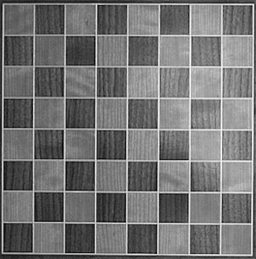
%> input picture P2/images/chessboard03.png, 256 x 259 px
$ octave lab2.m   (GNU Octave 9; MATLAB toolbox functions it lacks are replaced by stand-ins)
%> lines starting %> are read from the running program, lines starting %| are printed output that depends on the picture; in (x1, y1, x2, y2) boxes, pixels count from 0 and x2, y2 are one past the last pixel; in counts of white or black regions, pixels touching at a corner belong together; the program's own positions count from 1
clear; clc; close all;

im = imread('images/chessboard03.png');
%> im is the input picture: size 259x256 uint8; min 6, max 253, mean 115.4
im_orig = im;

if size(im,3)>1
    im=rgb2gray(im);
end % Derivative masks

dx = [  -1 0 1;
        -1 0 1;
        -1 0 1];
dy = dx';

% Image derivatives
Ix = conv2(double(im), dx, 'same');
Iy = conv2(double(im), dy, 'same');
sigma=2;

% Generate Gaussian filter of size 9x9 and std. dev. sigma.
g = fspecial('gaussian',9, sigma);

% Smoothed squared image derivatives
Ix2 = conv2(Ix.^2, g, 'same');
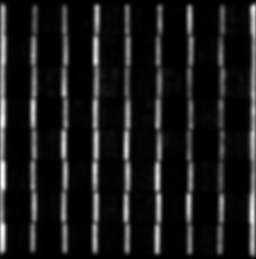
%> Ix2: size 259x256 double; min 11.75, max 126725.8, mean 13840.6; drawn with min black and max white
Iy2 = conv2(Iy.^2, g, 'same');
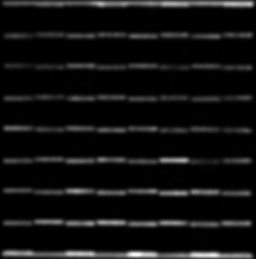
%> Iy2: size 259x256 double; min 13.83, max 131793.5, mean 8636.4; drawn with min black and max white
Ixy = conv2(Ix.*Iy, g, 'same');
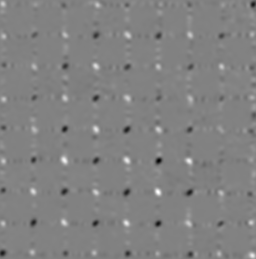
%> Ixy: size 259x256 double; min -10589.9, max 10186.8, mean 10.4; drawn with min black and max white

figure(1);
subplot(1,3,1), imshow(im);
subplot(1,3,2), imshow(Iy);
%> after `imshow(Iy)`:
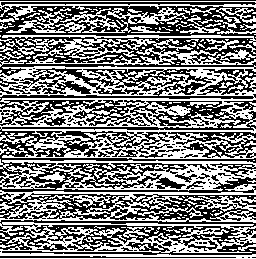
%> displayed picture: size 259x256, on the screen's scale of 0 to 255; 49.1% white in thin lines or dots
subplot(1,3,3), imshow(Iy);

[M, N] = size(im);
%> M = 259; N = 256
MN = M*N;
%> MN = 66304

%
im = im(:);
Ix2 = Ix2(:);
Iy2 = Iy2(:);
Ixy = Ixy(:);

figure(2);

%% Part 1
% Modify the code above to compute a matrix E which contains
% for every point the value of the smaller eigenvalue of M.
E = zeros(MN,1);
tic
for i=1:length(im)
    E(i) = min( eig( [Ix2(i) Ixy(i); Ixy(i) Iy2(i)] ) );
end
toc

% Once computed, display this matrix by means of:
subplot(2,2,1), imshow( mat2gray( reshape(E,M,N) ) )

%% Part 2
% Modify the code above to compute a matrix R which contains
% for every point the result of Equation (3). What is the difference
% with respect to E?
% \$R = det(M)- k\dottr(M)^2\$

k = 0.04;

tic
detM = Ix2 .* Iy2 - 2.*Ixy.*Ixy;
trcM2 = Ix2 + Iy2;
trcM2 = trcM2 .* trcM2;

R = detM - k.*trcM2;
toc

% Once computed, display this matrix by means of:
subplot(2,2,2), imshow( mat2gray( reshape(R,M,N) ) )
%> after `imshow( mat2gray( reshape(R,M,N) ) )`:
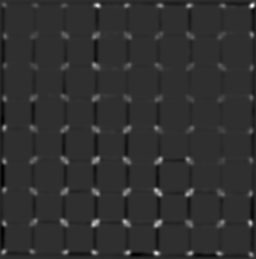
%> displayed picture: size 259x256, on the screen's scale of 0 to 255; min 0, max 255, mean 48

%% Part 3
% Select for E and R the 81 most salient points. Is this the result
% you expected?
% Hint for part 3: Build a structure named features with 2 fields
% to store the x coordinate (p_x) and the y coordinate (p_y) of the
% 81 points with the highest the cornerness value given by E or R.
% Then, display the corners by means of:
MAXPTS = 81;
[~, ixE] = sort(E);

maxE = zeros(MN,1);
maxE( ixE(end-MAXPTS+1:end) ) = 1;


subplot(2,2,3), imshow(im_orig); hold on;
plot( ixE(end-MAXPTS+1:end) , 'r+')

[~, ixR] = sort(R);

maxR = zeros(MN,1);
maxR( ixR(end-MAXPTS+1:end) ) = 1;
subplot(2,2,4), imshow( mat2gray( reshape(maxR,M,N) ) )
%> after `imshow( mat2gray( reshape(maxR,M,N) ) )`:
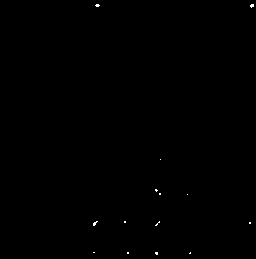
%> displayed picture: size 259x256, on the screen's scale of 0 to 255; 0.12% white in thin lines or dots, all inside (x1, y1, x2, y2) = (93, 4, 254, 255)
%> after `imshow( mat2gray( reshape(maxR,M,N) ) )`:
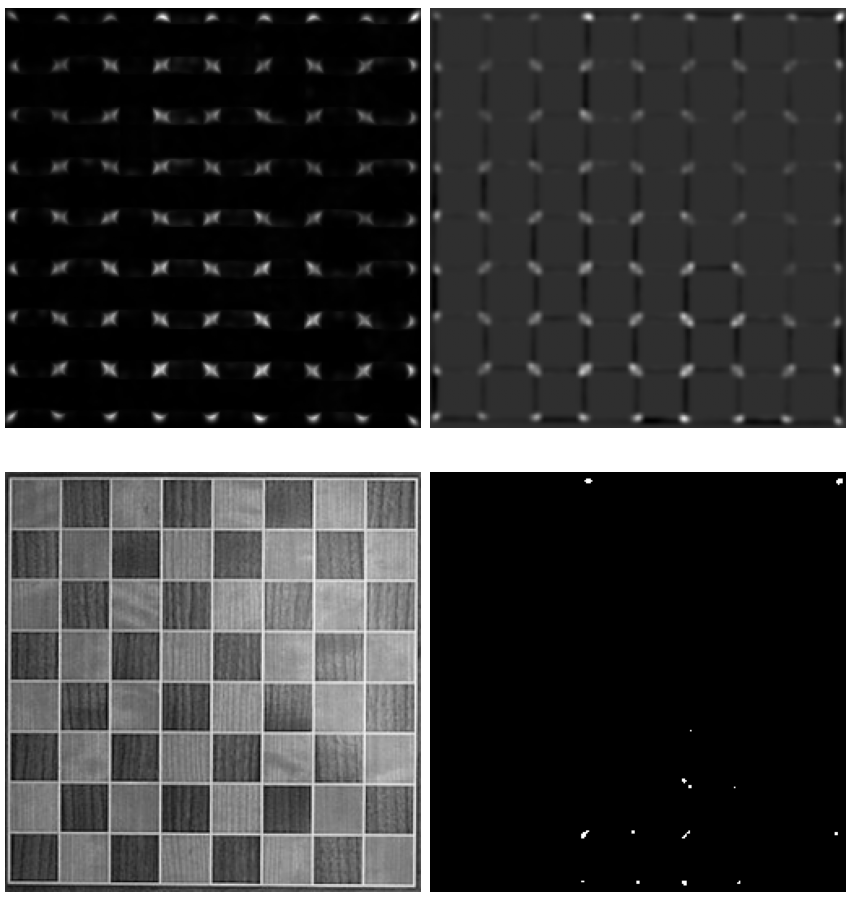
%> figure redrawn from the program's plot data, 4 panels

%% Part 4
% Build a function to carry out non-maximal suppression for E and R.
% Again, the 81 most salient points using a non-maximal suppression
% of 11×11 pixels. Is this result better than that ofnl Part 3?
funmin = @(x) min(x(:))

$ run again, with P2/images/chessboard05.png copied over P2/images/chessboard03.png
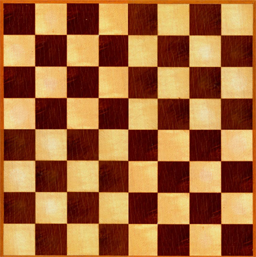
%> input picture P2/images/chessboard05.png, 256 x 257 px
%> im is the input picture: size 257x256x3 uint8; mean R, G, B 162.1, 102.2, 57.3
%> im: size 257x256 uint8
%> `imshow(Iy)`:
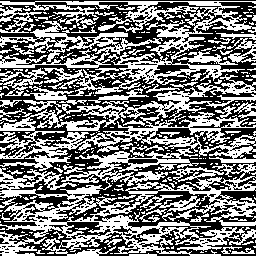
%> displayed picture: size 257x256, on the screen's scale of 0 to 255; 48.2% white; 366 white regions (304 under 20 px), largest, box (x1, y1, x2, y2) and area: (0, 148, 256, 257) 10923, (0, 74, 256, 171) 6894, (0, 1, 256, 96) 5372
%> `imshow( mat2gray( reshape(maxR,M,N) ) )`:
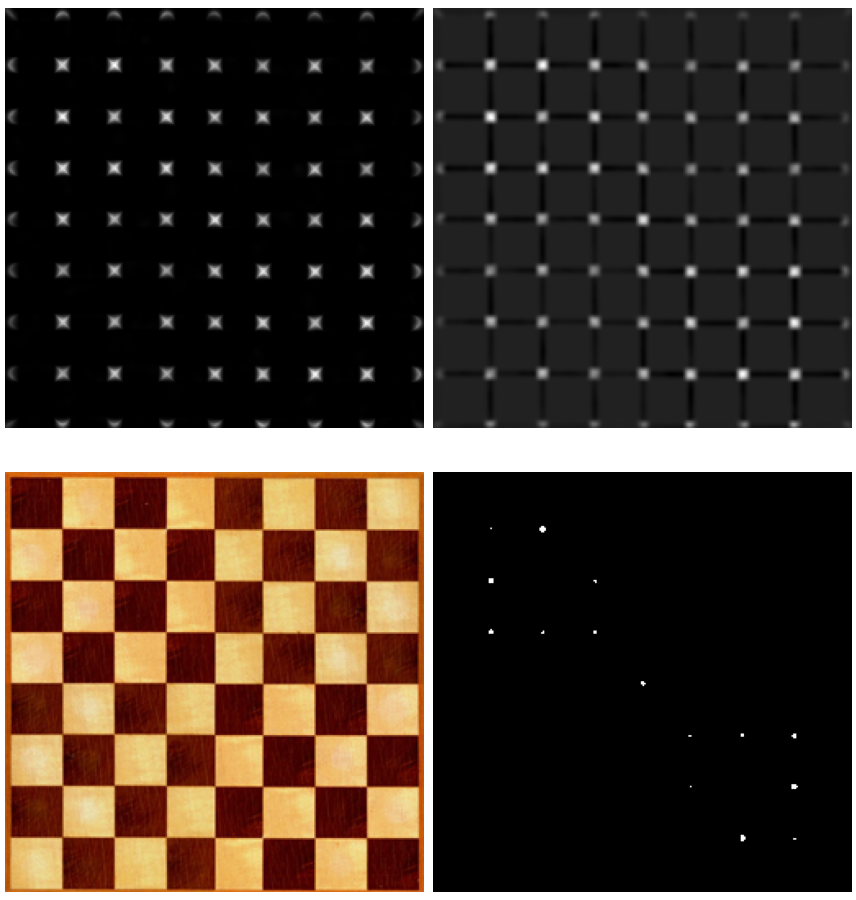
%> figure redrawn from the program's plot data, 4 panels

$ run again, with P2/images/chessboard06.png copied over P2/images/chessboard03.png
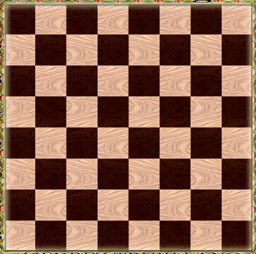
%> input picture P2/images/chessboard06.png, 256 x 254 px
%> im is the input picture: size 254x256x3 uint8; mean R, G, B 138.9, 100.3, 80.7
%> im: size 254x256 uint8
%> `imshow( mat2gray( reshape(maxR,M,N) ) )`:
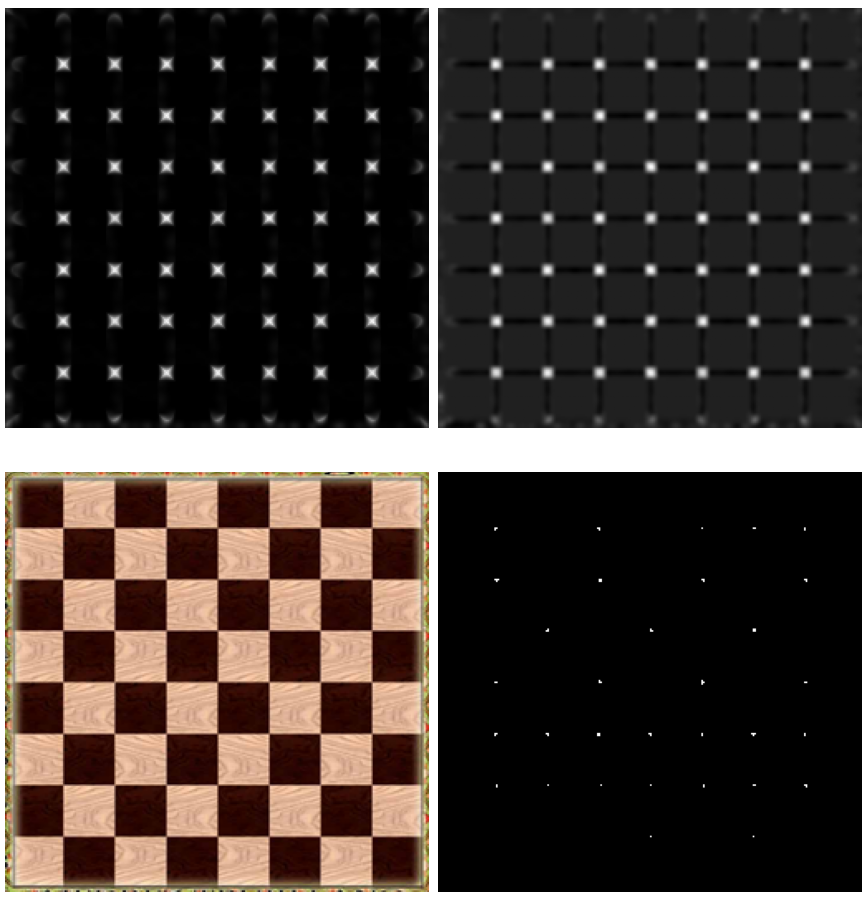
%> figure redrawn from the program's plot data, 4 panels
